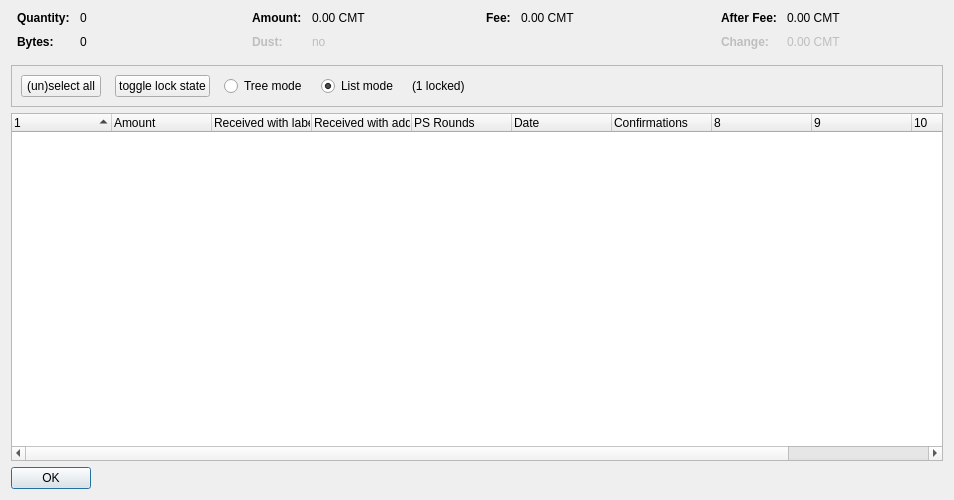
<?xml version="1.0" encoding="UTF-8"?>
<ui version="4.0">
 <class>CoinControlDialog</class>
 <widget class="QDialog" name="CoinControlDialog">
  <property name="geometry">
   <rect>
    <x>0</x>
    <y>0</y>
    <width>954</width>
    <height>500</height>
   </rect>
  </property>
  <property name="windowTitle">
   <string>Coin Selection</string>
  </property>
  <layout class="QVBoxLayout" name="verticalLayout">
   <item>
    <layout class="QHBoxLayout" name="horizontalLayoutTop" stretch="0,0,0,0">
     <property name="topMargin">
      <number>0</number>
     </property>
     <property name="bottomMargin">
      <number>10</number>
     </property>
     <item>
      <layout class="QFormLayout" name="formLayoutCoinControl1">
       <property name="horizontalSpacing">
        <number>10</number>
       </property>
       <property name="verticalSpacing">
        <number>10</number>
       </property>
       <property name="leftMargin">
        <number>6</number>
       </property>
       <property name="rightMargin">
        <number>6</number>
       </property>
       <item row="0" column="0">
        <widget class="QLabel" name="labelCoinControlQuantityText">
         <property name="font">
          <font>
           <weight>75</weight>
           <bold>true</bold>
          </font>
         </property>
         <property name="text">
          <string>Quantity:</string>
         </property>
        </widget>
       </item>
       <item row="0" column="1">
        <widget class="QLabel" name="labelCoinControlQuantity">
         <property name="cursor">
          <cursorShape>IBeamCursor</cursorShape>
         </property>
         <property name="contextMenuPolicy">
          <enum>Qt::ActionsContextMenu</enum>
         </property>
         <property name="text">
          <string notr="true">0</string>
         </property>
         <property name="textInteractionFlags">
          <set>Qt::LinksAccessibleByMouse|Qt::TextSelectableByKeyboard|Qt::TextSelectableByMouse</set>
         </property>
        </widget>
       </item>
       <item row="1" column="0">
        <widget class="QLabel" name="labelCoinControlBytesText">
         <property name="font">
          <font>
           <weight>75</weight>
           <bold>true</bold>
          </font>
         </property>
         <property name="text">
          <string>Bytes:</string>
         </property>
        </widget>
       </item>
       <item row="1" column="1">
        <widget class="QLabel" name="labelCoinControlBytes">
         <property name="cursor">
          <cursorShape>IBeamCursor</cursorShape>
         </property>
         <property name="contextMenuPolicy">
          <enum>Qt::ActionsContextMenu</enum>
         </property>
         <property name="text">
          <string notr="true">0</string>
         </property>
         <property name="textInteractionFlags">
          <set>Qt::LinksAccessibleByMouse|Qt::TextSelectableByKeyboard|Qt::TextSelectableByMouse</set>
         </property>
        </widget>
       </item>
      </layout>
     </item>
     <item>
      <layout class="QFormLayout" name="formLayoutCoinControl2">
       <property name="horizontalSpacing">
        <number>10</number>
       </property>
       <property name="verticalSpacing">
        <number>10</number>
       </property>
       <property name="leftMargin">
        <number>6</number>
       </property>
       <property name="rightMargin">
        <number>6</number>
       </property>
       <item row="0" column="0">
        <widget class="QLabel" name="labelCoinControlAmountText">
         <property name="font">
          <font>
           <weight>75</weight>
           <bold>true</bold>
          </font>
         </property>
         <property name="text">
          <string>Amount:</string>
         </property>
        </widget>
       </item>
       <item row="0" column="1">
        <widget class="QLabel" name="labelCoinControlAmount">
         <property name="cursor">
          <cursorShape>IBeamCursor</cursorShape>
         </property>
         <property name="contextMenuPolicy">
          <enum>Qt::ActionsContextMenu</enum>
         </property>
         <property name="text">
          <string notr="true">0.00 CMT</string>
         </property>
         <property name="textInteractionFlags">
          <set>Qt::LinksAccessibleByMouse|Qt::TextSelectableByKeyboard|Qt::TextSelectableByMouse</set>
         </property>
        </widget>
       </item>
       <item row="1" column="0">
        <widget class="QLabel" name="labelCoinControlLowOutputText">
         <property name="enabled">
          <bool>false</bool>
         </property>
         <property name="font">
          <font>
           <weight>75</weight>
           <bold>true</bold>
          </font>
         </property>
         <property name="text">
          <string>Dust:</string>
         </property>
        </widget>
       </item>
       <item row="1" column="1">
        <widget class="QLabel" name="labelCoinControlLowOutput">
         <property name="enabled">
          <bool>false</bool>
         </property>
         <property name="cursor">
          <cursorShape>IBeamCursor</cursorShape>
         </property>
         <property name="contextMenuPolicy">
          <enum>Qt::ActionsContextMenu</enum>
         </property>
         <property name="text">
          <string notr="true">no</string>
         </property>
         <property name="textInteractionFlags">
          <set>Qt::LinksAccessibleByMouse|Qt::TextSelectableByKeyboard|Qt::TextSelectableByMouse</set>
         </property>
        </widget>
       </item>
      </layout>
     </item>
     <item>
      <layout class="QFormLayout" name="formLayoutCoinControl3">
       <property name="horizontalSpacing">
        <number>10</number>
       </property>
       <property name="verticalSpacing">
        <number>10</number>
       </property>
       <property name="leftMargin">
        <number>6</number>
       </property>
       <property name="rightMargin">
        <number>6</number>
       </property>
       <item row="0" column="0">
        <widget class="QLabel" name="labelCoinControlFeeText">
         <property name="font">
          <font>
           <weight>75</weight>
           <bold>true</bold>
          </font>
         </property>
         <property name="text">
          <string>Fee:</string>
         </property>
        </widget>
       </item>
       <item row="0" column="1">
        <widget class="QLabel" name="labelCoinControlFee">
         <property name="cursor">
          <cursorShape>IBeamCursor</cursorShape>
         </property>
         <property name="contextMenuPolicy">
          <enum>Qt::ActionsContextMenu</enum>
         </property>
         <property name="text">
          <string notr="true">0.00 CMT</string>
         </property>
         <property name="textInteractionFlags">
          <set>Qt::LinksAccessibleByMouse|Qt::TextSelectableByKeyboard|Qt::TextSelectableByMouse</set>
         </property>
        </widget>
       </item>
      </layout>
     </item>
     <item>
      <layout class="QFormLayout" name="formLayoutCoinControl4">
       <property name="horizontalSpacing">
        <number>10</number>
       </property>
       <property name="verticalSpacing">
        <number>10</number>
       </property>
       <property name="leftMargin">
        <number>6</number>
       </property>
       <property name="rightMargin">
        <number>6</number>
       </property>
       <item row="0" column="0">
        <widget class="QLabel" name="labelCoinControlAfterFeeText">
         <property name="font">
          <font>
           <weight>75</weight>
           <bold>true</bold>
          </font>
         </property>
         <property name="text">
          <string>After Fee:</string>
         </property>
        </widget>
       </item>
       <item row="0" column="1">
        <widget class="QLabel" name="labelCoinControlAfterFee">
         <property name="cursor">
          <cursorShape>IBeamCursor</cursorShape>
         </property>
         <property name="contextMenuPolicy">
          <enum>Qt::ActionsContextMenu</enum>
         </property>
         <property name="text">
          <string notr="true">0.00 CMT</string>
         </property>
         <property name="textInteractionFlags">
          <set>Qt::LinksAccessibleByMouse|Qt::TextSelectableByKeyboard|Qt::TextSelectableByMouse</set>
         </property>
        </widget>
       </item>
       <item row="1" column="0">
        <widget class="QLabel" name="labelCoinControlChangeText">
         <property name="enabled">
          <bool>false</bool>
         </property>
         <property name="font">
          <font>
           <weight>75</weight>
           <bold>true</bold>
          </font>
         </property>
         <property name="text">
          <string>Change:</string>
         </property>
        </widget>
       </item>
       <item row="1" column="1">
        <widget class="QLabel" name="labelCoinControlChange">
         <property name="enabled">
          <bool>false</bool>
         </property>
         <property name="cursor">
          <cursorShape>IBeamCursor</cursorShape>
         </property>
         <property name="contextMenuPolicy">
          <enum>Qt::ActionsContextMenu</enum>
         </property>
         <property name="text">
          <string notr="true">0.00 CMT</string>
         </property>
         <property name="textInteractionFlags">
          <set>Qt::LinksAccessibleByMouse|Qt::TextSelectableByKeyboard|Qt::TextSelectableByMouse</set>
         </property>
        </widget>
       </item>
      </layout>
     </item>
    </layout>
   </item>
   <item>
    <widget class="QFrame" name="frame">
     <property name="minimumSize">
      <size>
       <width>0</width>
       <height>40</height>
      </size>
     </property>
     <property name="frameShape">
      <enum>QFrame::StyledPanel</enum>
     </property>
     <property name="frameShadow">
      <enum>QFrame::Sunken</enum>
     </property>
     <layout class="QHBoxLayout" name="horizontalLayout">
      <item>
       <layout class="QHBoxLayout" name="horizontalLayoutPanel" stretch="0,0,0,0,0,0">
        <property name="spacing">
         <number>14</number>
        </property>
        <item>
         <widget class="QPushButton" name="pushButtonSelectAll">
          <property name="sizePolicy">
           <sizepolicy hsizetype="Maximum" vsizetype="Fixed">
            <horstretch>0</horstretch>
            <verstretch>0</verstretch>
           </sizepolicy>
          </property>
          <property name="text">
           <string>(un)select all</string>
          </property>
          <property name="autoDefault">
           <bool>false</bool>
          </property>
         </widget>
        </item>
        <item>
         <widget class="QPushButton" name="pushButtonToggleLock">
          <property name="sizePolicy">
           <sizepolicy hsizetype="Maximum" vsizetype="Fixed">
            <horstretch>0</horstretch>
            <verstretch>0</verstretch>
           </sizepolicy>
          </property>
          <property name="text">
           <string>toggle lock state</string>
          </property>
          <property name="autoDefault">
           <bool>false</bool>
          </property>
         </widget>
        </item>
        <item>
         <widget class="QRadioButton" name="radioTreeMode">
          <property name="sizePolicy">
           <sizepolicy hsizetype="Maximum" vsizetype="Fixed">
            <horstretch>0</horstretch>
            <verstretch>0</verstretch>
           </sizepolicy>
          </property>
          <property name="text">
           <string>Tree mode</string>
          </property>
         </widget>
        </item>
        <item>
         <widget class="QRadioButton" name="radioListMode">
          <property name="sizePolicy">
           <sizepolicy hsizetype="Maximum" vsizetype="Fixed">
            <horstretch>0</horstretch>
            <verstretch>0</verstretch>
           </sizepolicy>
          </property>
          <property name="text">
           <string>List mode</string>
          </property>
          <property name="checked">
           <bool>true</bool>
          </property>
         </widget>
        </item>
        <item>
         <widget class="QLabel" name="labelLocked">
          <property name="text">
           <string>(1 locked)</string>
          </property>
         </widget>
        </item>
        <item>
         <spacer name="horizontalSpacer">
          <property name="orientation">
           <enum>Qt::Horizontal</enum>
          </property>
          <property name="sizeHint" stdset="0">
           <size>
            <width>40</width>
            <height>20</height>
           </size>
          </property>
         </spacer>
        </item>
       </layout>
      </item>
     </layout>
    </widget>
   </item>
   <item>
    <widget class="CoinControlTreeWidget" name="treeWidget">
     <property name="contextMenuPolicy">
      <enum>Qt::CustomContextMenu</enum>
     </property>
     <property name="sortingEnabled">
      <bool>false</bool>
     </property>
     <property name="columnCount">
      <number>11</number>
     </property>
     <attribute name="headerShowSortIndicator" stdset="0">
      <bool>true</bool>
     </attribute>
     <attribute name="headerStretchLastSection">
      <bool>false</bool>
     </attribute>
     <column>
      <property name="text">
       <string/>
      </property>
     </column>
     <column>
      <property name="text">
       <string>Amount</string>
      </property>
     </column>
     <column>
      <property name="text">
       <string>Received with label</string>
      </property>
     </column>
     <column>
      <property name="text">
       <string>Received with address</string>
      </property>
     </column>
     <column>
      <property name="text">
       <string>PS Rounds</string>
      </property>
     </column>
     <column>
      <property name="text">
       <string>Date</string>
      </property>
     </column>
     <column>
      <property name="text">
       <string>Confirmations</string>
      </property>
      <property name="toolTip">
       <string>Confirmed</string>
      </property>
     </column>
     <column>
      <property name="text">
       <string/>
      </property>
     </column>
     <column>
      <property name="text">
       <string/>
      </property>
     </column>
     <column>
      <property name="text">
       <string/>
      </property>
     </column>
     <column>
      <property name="text">
       <string/>
      </property>
     </column>
    </widget>
   </item>
   <item>
    <widget class="QDialogButtonBox" name="buttonBox">
     <property name="sizePolicy">
      <sizepolicy hsizetype="Maximum" vsizetype="Fixed">
       <horstretch>0</horstretch>
       <verstretch>0</verstretch>
      </sizepolicy>
     </property>
     <property name="orientation">
      <enum>Qt::Horizontal</enum>
     </property>
     <property name="standardButtons">
      <set>QDialogButtonBox::Ok</set>
     </property>
    </widget>
   </item>
  </layout>
 </widget>
 <customwidgets>
  <customwidget>
   <class>CoinControlTreeWidget</class>
   <extends>QTreeWidget</extends>
   <header>coincontroltreewidget.h</header>
  </customwidget>
 </customwidgets>
 <resources/>
 <connections/>
</ui>
